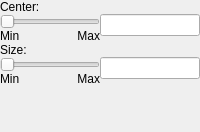
             <widget class="QWidget" name="tab_6">
              <attribute name="title">
               <string>Y</string>
              </attribute>
              <layout class="QVBoxLayout" name="verticalLayout_5">
               <property name="spacing">
                <number>0</number>
               </property>
               <property name="leftMargin">
                <number>0</number>
               </property>
               <property name="topMargin">
                <number>0</number>
               </property>
               <property name="rightMargin">
                <number>0</number>
               </property>
               <property name="bottomMargin">
                <number>0</number>
               </property>
               <item>
                <layout class="QVBoxLayout" name="verticalLayout_19">
                 <property name="spacing">
                  <number>0</number>
                 </property>
                 <item>
                  <widget class="QLabel" name="label_29">
                   <property name="text">
                    <string>Center:</string>
                   </property>
                   <property name="alignment">
                    <set>Qt::AlignLeading|Qt::AlignLeft|Qt::AlignVCenter</set>
                   </property>
                  </widget>
                 </item>
                 <item>
                  <layout class="QHBoxLayout" name="horizontalLayout_23">
                   <property name="spacing">
                    <number>0</number>
                   </property>
                   <item>
                    <layout class="QVBoxLayout" name="verticalLayout_20">
                     <property name="spacing">
                      <number>0</number>
                     </property>
                     <item>
                      <widget class="QSlider" name="centerYSlider">
                       <property name="orientation">
                        <enum>Qt::Horizontal</enum>
                       </property>
                      </widget>
                     </item>
                     <item>
                      <layout class="QHBoxLayout" name="horizontalLayout_32">
                       <property name="spacing">
                        <number>0</number>
                       </property>
                       <item>
                        <widget class="QLabel" name="centerYMinLabel">
                         <property name="text">
                          <string>Min</string>
                         </property>
                        </widget>
                       </item>
                       <item>
                        <widget class="QLabel" name="centerYMaxLabel">
                         <property name="text">
                          <string>Max</string>
                         </property>
                         <property name="alignment">
                          <set>Qt::AlignRight|Qt::AlignTrailing|Qt::AlignVCenter</set>
                         </property>
                        </widget>
                       </item>
                      </layout>
                     </item>
                    </layout>
                   </item>
                   <item>
                    <layout class="QVBoxLayout" name="verticalLayout_57">
                     <property name="spacing">
                      <number>0</number>
                     </property>
                     <item>
                      <widget class="QLineEdit" name="centerYEdit">
                       <property name="sizePolicy">
                        <sizepolicy hsizetype="Minimum" vsizetype="Fixed">
                         <horstretch>0</horstretch>
                         <verstretch>0</verstretch>
                        </sizepolicy>
                       </property>
                       <property name="minimumSize">
                        <size>
                         <width>100</width>
                         <height>0</height>
                        </size>
                       </property>
                       <property name="maximumSize">
                        <size>
                         <width>100</width>
                         <height>16777215</height>
                        </size>
                       </property>
                       <property name="alignment">
                        <set>Qt::AlignCenter</set>
                       </property>
                      </widget>
                     </item>
                     <item>
                      <spacer name="verticalSpacer_64">
                       <property name="orientation">
                        <enum>Qt::Vertical</enum>
                       </property>
                       <property name="sizeType">
                        <enum>QSizePolicy::MinimumExpanding</enum>
                       </property>
                       <property name="sizeHint" stdset="0">
                        <size>
                         <width>20</width>
                         <height>5</height>
                        </size>
                       </property>
                      </spacer>
                     </item>
                    </layout>
                   </item>
                  </layout>
                 </item>
                </layout>
               </item>
               <item>
                <layout class="QVBoxLayout" name="verticalLayout_13">
                 <property name="spacing">
                  <number>0</number>
                 </property>
                 <item>
                  <widget class="QLabel" name="label_28">
                   <property name="text">
                    <string>Size:</string>
                   </property>
                   <property name="alignment">
                    <set>Qt::AlignLeading|Qt::AlignLeft|Qt::AlignVCenter</set>
                   </property>
                  </widget>
                 </item>
                 <item>
                  <layout class="QHBoxLayout" name="horizontalLayout_22">
                   <property name="spacing">
                    <number>0</number>
                   </property>
                   <item>
                    <layout class="QVBoxLayout" name="verticalLayout_18">
                     <property name="spacing">
                      <number>0</number>
                     </property>
                     <item>
                      <widget class="QSlider" name="sizeYSlider">
                       <property name="orientation">
                        <enum>Qt::Horizontal</enum>
                       </property>
                      </widget>
                     </item>
                     <item>
                      <layout class="QHBoxLayout" name="horizontalLayout_64">
                       <property name="spacing">
                        <number>0</number>
                       </property>
                       <item>
                        <widget class="QLabel" name="sizeYMinLabel">
                         <property name="text">
                          <string>Min</string>
                         </property>
                        </widget>
                       </item>
                       <item>
                        <widget class="QLabel" name="sizeYMaxLabel">
                         <property name="text">
                          <string>Max</string>
                         </property>
                         <property name="alignment">
                          <set>Qt::AlignRight|Qt::AlignTrailing|Qt::AlignVCenter</set>
                         </property>
                        </widget>
                       </item>
                      </layout>
                     </item>
                    </layout>
                   </item>
                   <item>
                    <layout class="QVBoxLayout" name="verticalLayout_100">
                     <property name="spacing">
                      <number>0</number>
                     </property>
                     <item>
                      <widget class="QLineEdit" name="sizeYEdit">
                       <property name="sizePolicy">
                        <sizepolicy hsizetype="Minimum" vsizetype="Fixed">
                         <horstretch>0</horstretch>
                         <verstretch>0</verstretch>
                        </sizepolicy>
                       </property>
                       <property name="minimumSize">
                        <size>
                         <width>100</width>
                         <height>0</height>
                        </size>
                       </property>
                       <property name="maximumSize">
                        <size>
                         <width>100</width>
                         <height>16777215</height>
                        </size>
                       </property>
                       <property name="alignment">
                        <set>Qt::AlignCenter</set>
                       </property>
                      </widget>
                     </item>
                     <item>
                      <spacer name="verticalSpacer_70">
                       <property name="orientation">
                        <enum>Qt::Vertical</enum>
                       </property>
                       <property name="sizeType">
                        <enum>QSizePolicy::MinimumExpanding</enum>
                       </property>
                       <property name="sizeHint" stdset="0">
                        <size>
                         <width>20</width>
                         <height>5</height>
                        </size>
                       </property>
                      </spacer>
                     </item>
                    </layout>
                   </item>
                  </layout>
                 </item>
                </layout>
               </item>
               <item>
                <spacer name="verticalSpacer_2">
                 <property name="orientation">
                  <enum>Qt::Vertical</enum>
                 </property>
                 <property name="sizeHint" stdset="0">
                  <size>
                   <width>20</width>
                   <height>46</height>
                  </size>
                 </property>
                </spacer>
               </item>
              </layout>
             </widget>
